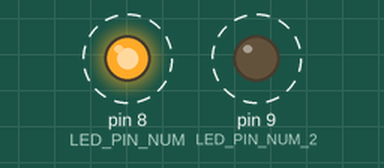
This sketch was run on a simulated Arduino Uno, built with avr-gcc and run on an emulated ATmega328P. Parts: output pins drawn as LEDs (lit = HIGH). Dashed ring = blinking.

Above: at 0.5 s.
Timing chart, 0 to 4.6 s (numbered marks = the images above):
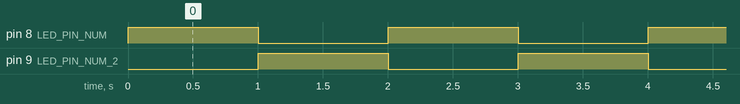

The sketch:

led-quiz.ino
```cpp
#define LED_PIN_NUM 8 // LED의 긴다리 핀과 연결된 아두이노 핀 번호 (+핀)
#define LED_PIN_NUM_2 9 // 두번째 LED의 긴다리 핀과 연결된 아두이노 핀 번호 (+핀)

void setup() { //setup은 처음 한 번 실행되는 함수 입니다.
  pinMode(LED_PIN_NUM, OUTPUT); // LED의 긴다리 핀을 출력으로 설정
  pinMode(LED_PIN_NUM_2, OUTPUT); // 두번째 LED의 긴다리 핀을 출력으로 설정
}

void loop() { //loop는 계속 반복 실행되는 함수 입니다.
  digitalWrite(LED_PIN_NUM, HIGH); // LED와 연결된 핀에 전압을 5V로 설정
  digitalWrite(LED_PIN_NUM_2, LOW); // 두번째 LED와 연결된 핀에 전압을 0V로 설정
  delay(1000); // 1초(1000밀리초) 동안 대기
  digitalWrite(LED_PIN_NUM, LOW); // LED와 연결된 핀에 전압을 0V로 설정
  digitalWrite(LED_PIN_NUM_2, HIGH); // 두번째 LED와 연결된 핀에 전압을 5V로 설정
  delay(1000);
}
```

Measured:
- by itself, pin 8 (LED_PIN_NUM), pin 9 (LED_PIN_NUM_2): alternates HIGH for 1.0 s and LOW for 1.0 s
